Frame 1 (no input): blank canvas, image omitted
Frame 60 (the mouse pressed at the canvas centre just before this capture): blank canvas, image omitted
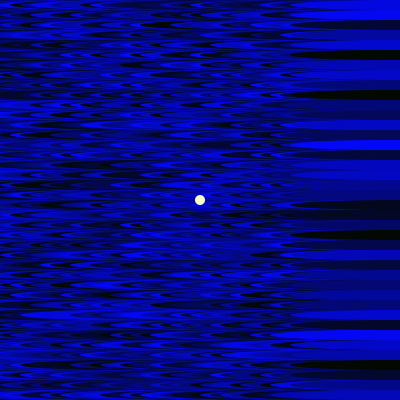
Frame 120 (the mouse held since frame 60 and released just before this capture)

The Processing sketch whose frames 1 and 60 were blank and that drew this single picture after the mouse press (run headless with seeded random() and noise(); from frame 60 on, the mouse is pressed at the canvas centre):

// Processing sketch: processing_83957
// ── processing_83957.pde

        int blocksize;
        int luis;
        int romero;
void setup() {
size(400,400);
blocksize = 10;
noStroke();
background(#05FF03);
}

void draw() {
    for(int romero=5; romero<height; romero+=blocksize) {
      for(int luis=0; luis<width;luis+=blocksize) {
        fill(luis,mouseY,random(255));
        ellipse(luis,romero,mouseX,blocksize);
    }
}
        int specialX = mouseX - (mouseX % blocksize);
        int specialY = mouseY - (mouseY % blocksize);
        fill(3,8, random (255));
        ellipse(specialX, specialY, blocksize,blocksize);
        
    if(mouseX>10&&mouseY>0){
      fill(10);    
      textSize(15);
      text("Projecte Bucles",290,380);
      text("Assignatura: Programació",20,40);
      text("Centre d'Estudis Roca",240,40);
      text("1ºASIX (TARDA)",20,380);
    }
    if(mousePressed||(mouseButton==RIGHT)){
       for(int romero=5; romero<height; romero+=blocksize) {
          for(int luis=0; luis<width;luis+=blocksize) {
            fill(3,8,random(255));
            ellipse(luis,romero,mouseX,blocksize);
    }
   }   
        int X = mouseX - (mouseX % blocksize);
        int Y = mouseY - (mouseY % blocksize);
        fill(246,255, random (255));
        ellipse(X, Y, blocksize,blocksize);   
}
    if(mouseButton==LEFT){
        int X = mouseX - (mouseX % blocksize);
        int Y = mouseY - (mouseY % blocksize);
        fill(random (255),random (255), random (255));
        ellipse(X, Y, blocksize,blocksize);
    }    
    if(mouseButton==RIGHT){
      textSize(32);
      fill(random (255),random (255),random (255));
      text("¡¡¡PROGRAMACIÓN!!!",60,200);
    }
}
